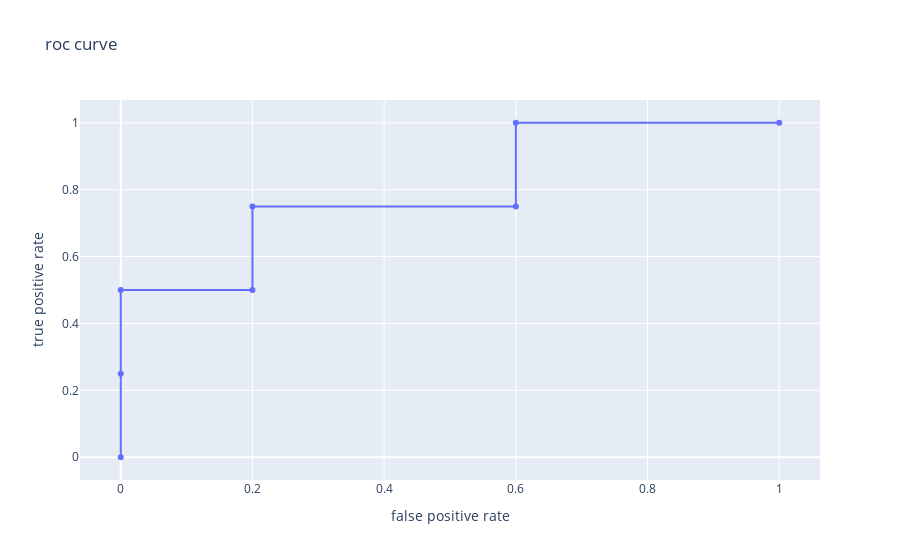

Notebook cell for this chart:
### Markdown cell above
Now use the `roc_curve` function to plot the this roc curve.

### Code cell


### Figure 1 — Plotly figure (JSON) as saved in the notebook; plotly's stock layout.template omitted (floating-point values rounded to 4 significant figures)
{"data": [{"type": "scatter", "x": [0, 0, 0, 0.2, 0.2, 0.6, 0.6, 1], "y": [0, 0.25, 0.5, 0.5, 0.75, 0.75, 1, 1]}], "layout": {"autosize": true, "title": {"text": "roc curve"}, "xaxis": {"autorange": true, "range": [-0.06132, 1.061], "title": {"text": "false positive rate"}, "type": "linear"}, "yaxis": {"autorange": true, "range": [-0.07325, 1.073], "title": {"text": "true positive rate"}, "type": "linear"}}}
